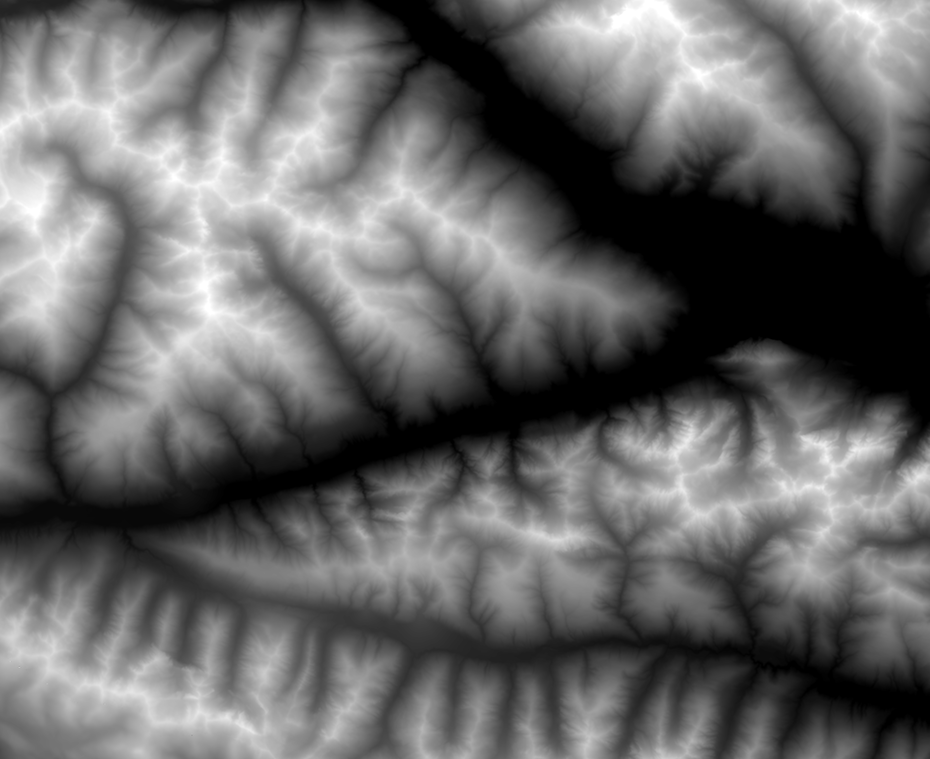
#> input picture output_image.png, 930 x 759 px, shrunk from 4257 x 3472 before the run, found by its file name
$ python histogram.py
#> lines starting #> are read from the running program, lines starting #| are printed output that depends on the picture
import cv2
import numpy as np
import matplotlib.pyplot as plt

def calculate_ray_histogram(image):
    # Convert image to grayscale
    gray = cv2.cvtColor(image, cv2.COLOR_BGR2GRAY)

    # Calculate ray-level histogram
    histogram = np.zeros(256)
    for i in range(gray.shape[0]):
        for j in range(gray.shape[1]):
            pixel_value = int(gray[i, j])
            histogram[pixel_value] += 1

    return histogram

def plot_ray_histogram(histogram):
    # Plotting the histogram
    plt.figure()
    plt.plot(histogram, color='black')
    plt.title("Ray-Level Histogram")
    plt.xlabel("Pixel Value")
    plt.ylabel("Frequency")
    plt.show()

def stretch_histogram(image):
    # Convert image to grayscale
    gray = cv2.cvtColor(image, cv2.COLOR_BGR2GRAY)

    # Stretch the histogram using cv2.normalize()
    normalized = cv2.normalize(gray, None, 0, 255, cv2.NORM_MINMAX)

    # Convert the normalized image back to the original color space
    stretched = cv2.cvtColor(normalized.astype(np.uint8), cv2.COLOR_GRAY2BGR)

    return stretched

# Load the input image
input_path = "output_image.png"
input_image = cv2.imread(input_path)
#> input_image is the input picture: shape (759, 930, 3); min 0, max 255, mean 103.1

# Calculate and plot ray-level histogram of the input image
input_histogram = calculate_ray_histogram(input_image)
#> after the loop in calculate_ray_histogram, `for i in range(gray.shape[0]):`: histogram = 256 values, max 67051 at index 0, min 98 at index 253, mean 2757.3
#> input_histogram has the same summary as histogram in calculate_ray_histogram
plot_ray_histogram(input_histogram)
#> in plot_ray_histogram, `plt.show()`:
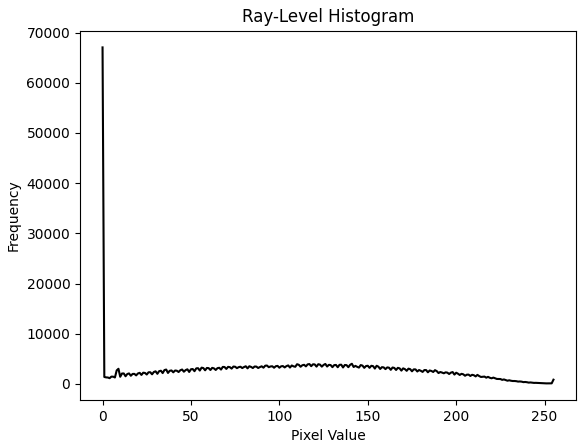
#> figure drawn by matplotlib, 1 panel; curve peaks at x = 0, y = 67051

# Stretch the histogram of the input image
stretched_image = stretch_histogram(input_image)

# Display the input and stretched images side by side
combined_image = np.concatenate((input_image, stretched_image), axis=1)
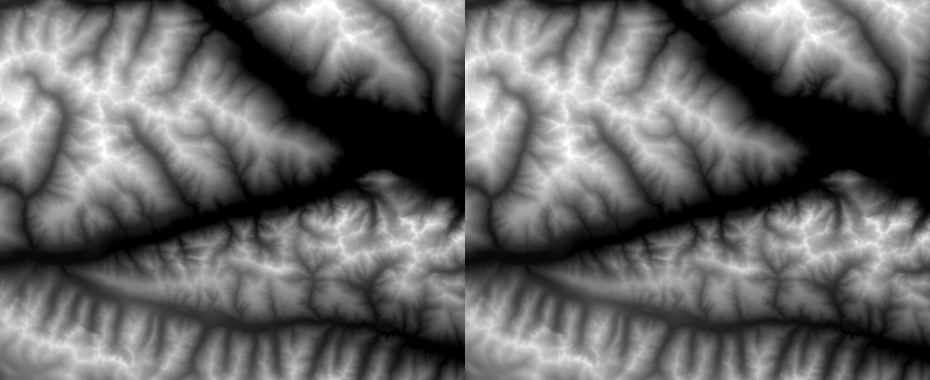
#> combined_image: shape (759, 1860, 3) (shown at 1/2 size); min 0, max 255, mean 103.1
cv2.imshow("Input Image vs. Stretched Image", combined_image)
cv2.waitKey(0)
cv2.destroyAllWindows()
